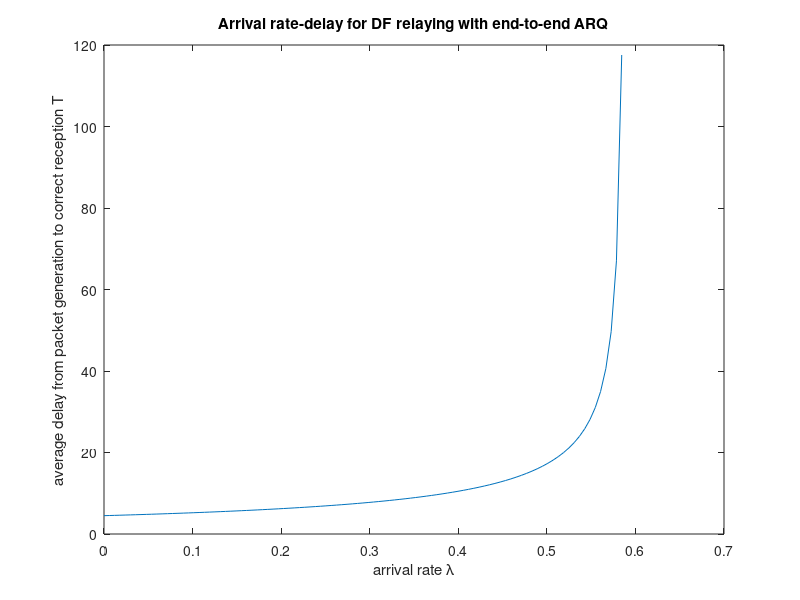

The MATLAB source for this figure:
lambda = linspace(0, 0.9.^5, 100);
T = (0.9.^5)./(0.9.^5 - lambda) + (0.9.^5)./(0.9.^5 - lambda*0.9) + (0.9.^5)./(0.9.^5 - lambda*0.9.^2) + (0.9.^5)./(0.9.^5 - lambda*0.9.^3) + (0.9.^5)./(2*0.9.^5 - lambda * 0.9.^4);
plot(lambda, T);
xlabel('arrival rate \lambda');
ylabel('average delay from packet generation to correct reception T');
title('Arrival rate-delay for DF relaying with end-to-end ARQ');